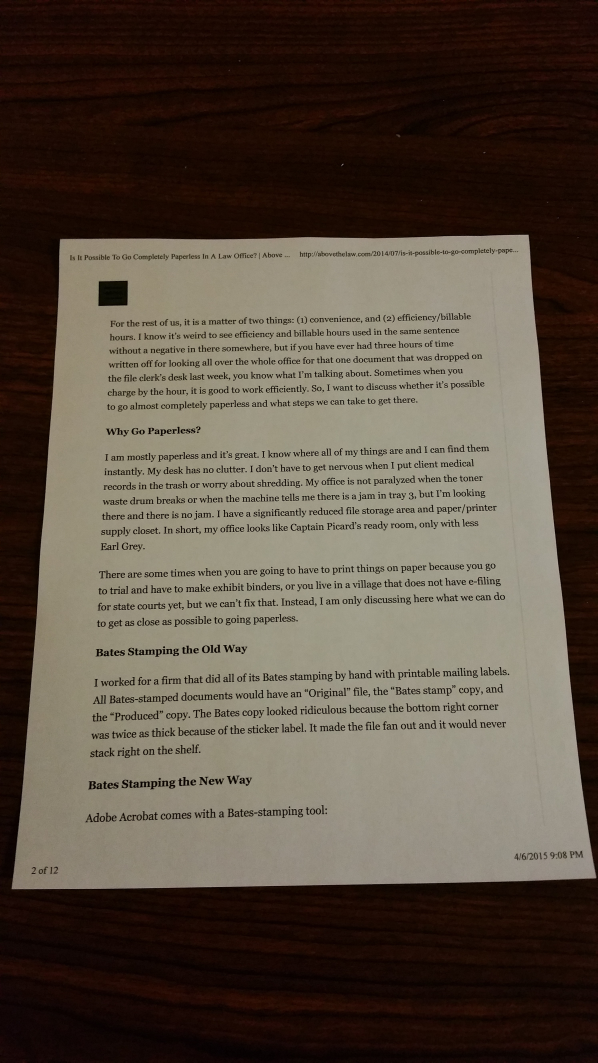
#> input picture sample.jpg, 2988 x 5312 px (shown at 1/5 size)
$ python scan.py   (older library calls are emulated)
#> lines starting #> are read from the running program, lines starting #| are printed output that depends on the picture; after the words box and inside, x2 and y2 are one past the last pixel; in counts of white or black regions, pixels touching at a corner belong together
### four_point_transform.py
import numpy as np
import cv2
from PIL import Image

def order_points(pts):
	# initialzie a list of coordinates that will be ordered
	# such that the first entry in the list is the top-left,
	# the second entry is the top-right, the third is the
	# bottom-right, and the fourth is the bottom-left
	rect = np.zeros((4, 2), dtype = "float32")
	# the top-left point will have the smallest sum, whereas
	# the bottom-right point will have the largest sum
	s = pts.sum(axis = 1)
	rect[0] = pts[np.argmin(s)]
	rect[2] = pts[np.argmax(s)]
	# now, compute the difference between the points, the
	# top-right point will have the smallest difference,
	# whereas the bottom-left will have the largest difference
	diff = np.diff(pts, axis = 1)
	rect[1] = pts[np.argmin(diff)]
	rect[3] = pts[np.argmax(diff)]
	# return the ordered coordinates
	return rect

def four_point_transform(image, pts):
	# obtain a consistent order of the points and unpack them
	# individually
	rect = order_points(pts)
	(tl, tr, br, bl) = rect
	# compute the width of the new image, which will be the
	# maximum distance between bottom-right and bottom-left
	# x-coordiates or the top-right and top-left x-coordinates
	widthA = np.sqrt(((br[0] - bl[0]) ** 2) + ((br[1] - bl[1]) ** 2))
	widthB = np.sqrt(((tr[0] - tl[0]) ** 2) + ((tr[1] - tl[1]) ** 2))
	maxWidth = max(int(widthA), int(widthB))
	# compute the height of the new image, which will be the
	# maximum distance between the top-right and bottom-right
	# y-coordinates or the top-left and bottom-left y-coordinates
	heightA = np.sqrt(((tr[0] - br[0]) ** 2) + ((tr[1] - br[1]) ** 2))
	heightB = np.sqrt(((tl[0] - bl[0]) ** 2) + ((tl[1] - bl[1]) ** 2))
	maxHeight = max(int(heightA), int(heightB))
	# now that we have the dimensions of the new image, construct
	# the set of destination points to obtain a "birds eye view",
	# (i.e. top-down view) of the image, again specifying points
	# in the top-left, top-right, bottom-right, and bottom-left
	# order
	dst = np.array([
		[0, 0],
		[maxWidth - 1, 0],
		[maxWidth - 1, maxHeight - 1],
		[0, maxHeight - 1]], dtype = "float32")
	# compute the perspective transform matrix and then apply it
	M = cv2.getPerspectiveTransform(rect, dst)
	warped = cv2.warpPerspective(image, M, (maxWidth, maxHeight))
	# return the warped image
	return warped

def resize(image_pil, width, height):
    '''
    Resize PIL image keeping ratio and using white background.
    '''
    ratio_w = width / image_pil.width
    ratio_h = height / image_pil.height
    if ratio_w < ratio_h:
        # It must be fixed by width
        resize_width = width
        resize_height = round(ratio_w * image_pil.height)
    else:
        # Fixed by height
        resize_width = round(ratio_h * image_pil.width)
        resize_height = height
    image_resize = image_pil.resize((resize_width, resize_height), Image.ANTIALIAS)
    background = Image.new('RGBA', (width, height), (255, 255, 255, 255))
    offset = (round((width - resize_width) / 2), round((height - resize_height) / 2))
    background.paste(image_resize, offset)
    return background.convert('RGB')

### scan.py
import cv2
import os
import numpy as np
from matplotlib import pyplot as plt
from four_point_transform import four_point_transform, resize
from PIL import Image
from fpdf import FPDF


img = cv2.imread('sample.jpg',0)
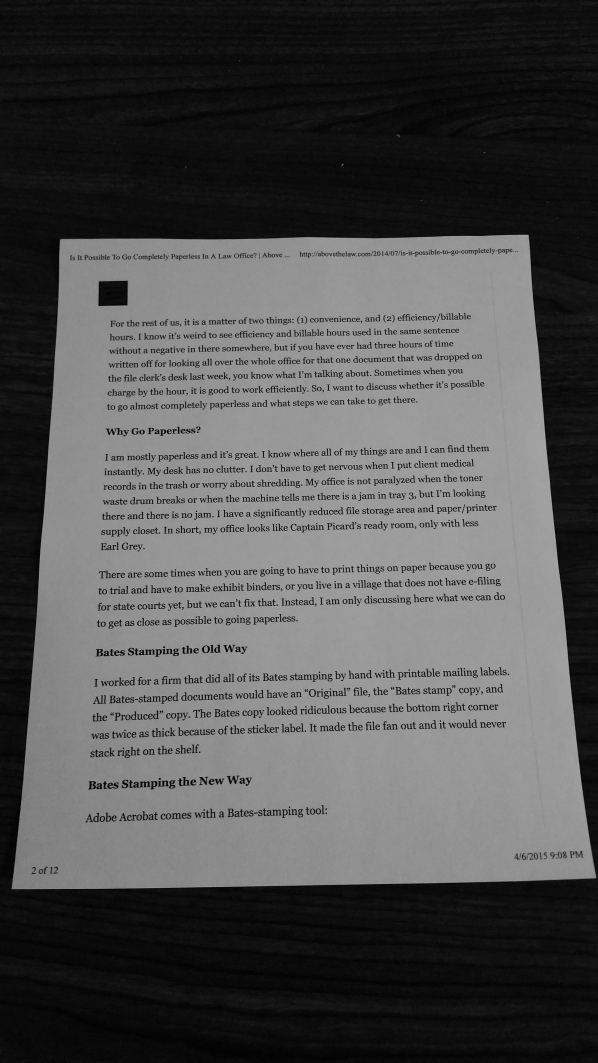
#> img: shape (5312, 2988) (shown at 1/5 size); min 0, max 212, mean 80.9

thresh = cv2.adaptiveThreshold(img, 255, cv2.ADAPTIVE_THRESH_GAUSSIAN_C, cv2.THRESH_BINARY, 21, 15)
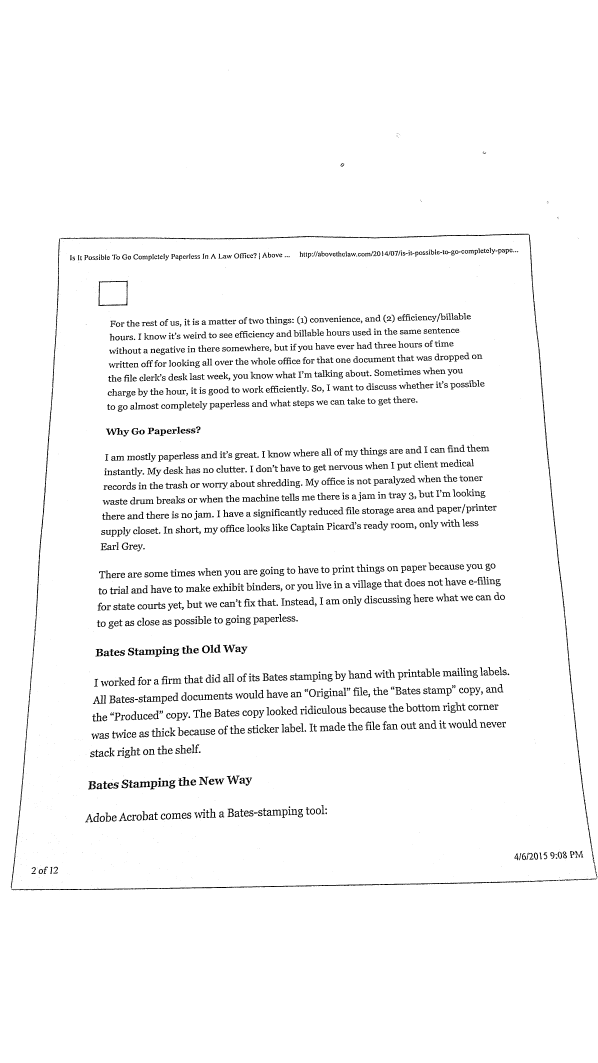
#> thresh: shape (5312, 2988) (shown at 1/5 size); 96.8% white; 2079 black regions (352 under 20 px), largest, box (x1, y1, x2, y2) and area: (53, 1169, 2974, 4446) 35816, (57, 4392, 2985, 4451) 11932, (492, 1403, 640, 1530) 2210

edges = np.array([
		[340, 1198],
		[2625, 1184],
		[2956, 4331],
		[81, 4403]], dtype = "float32")

newimg = four_point_transform(thresh, edges)
#> in four_point_transform, `warped = cv2.warpPerspective(image, M, (maxWidth, maxHeight))`:
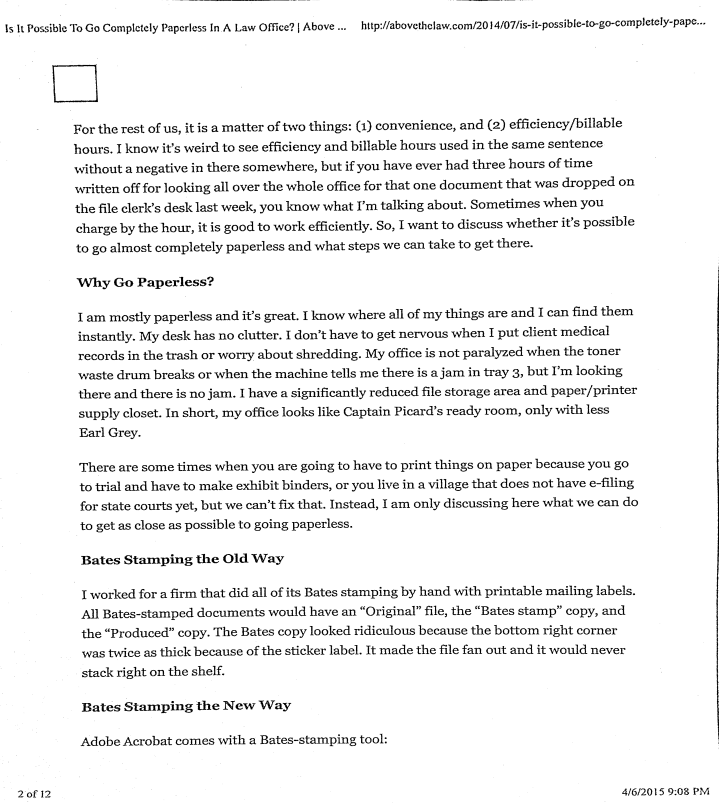
#> warped: shape (3215, 2875) (shown at 1/4 size); min 0, max 255, mean 240.2


savedImage = "scanned.jpg"
cv2.imwrite(savedImage, newimg)

im1 = Image.open(savedImage)

pdfname="scanned.pdf"
im1 = resize(im1, 2480, 3508)
#> in resize, `image_resize = image_pil.resize((resize_width, resize_height), Image.A..`:
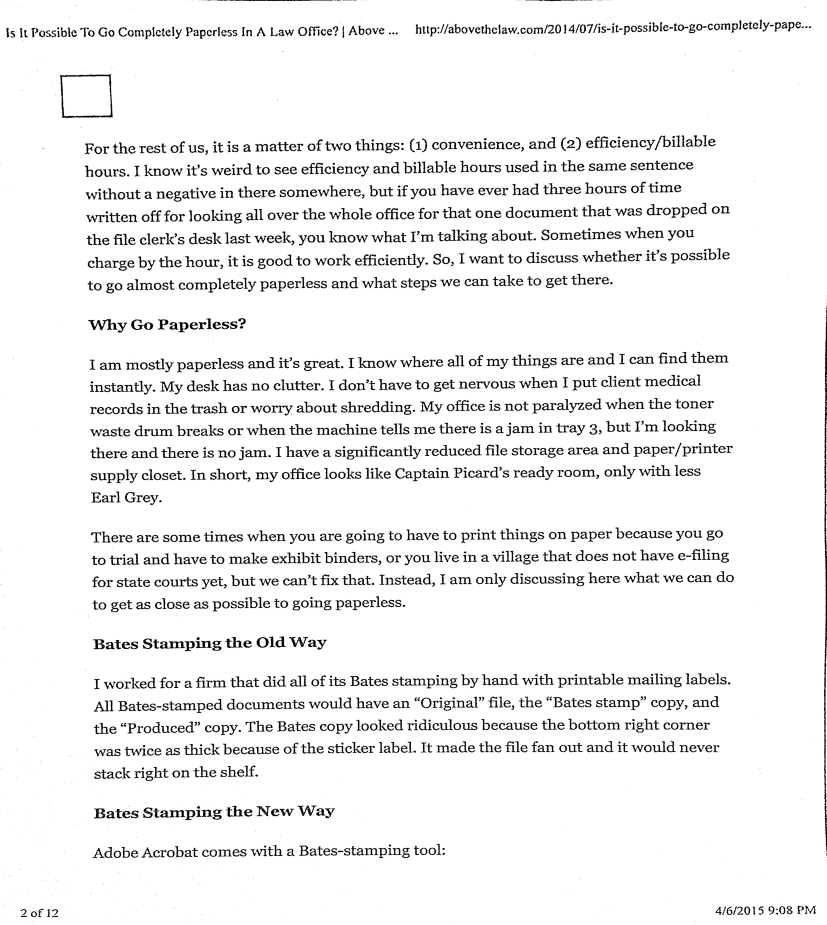
#> image_resize: PIL image 2480x2773 L (shown at 1/3 size); min 0, max 255, mean 240.1
#> in resize, `background = Image.new('RGBA', (width, height), (255, 255, 255, 255))`: background: PIL image 2480x3508 RGBA; every value is 255
#> in resize, `background.paste(image_resize, offset)`:
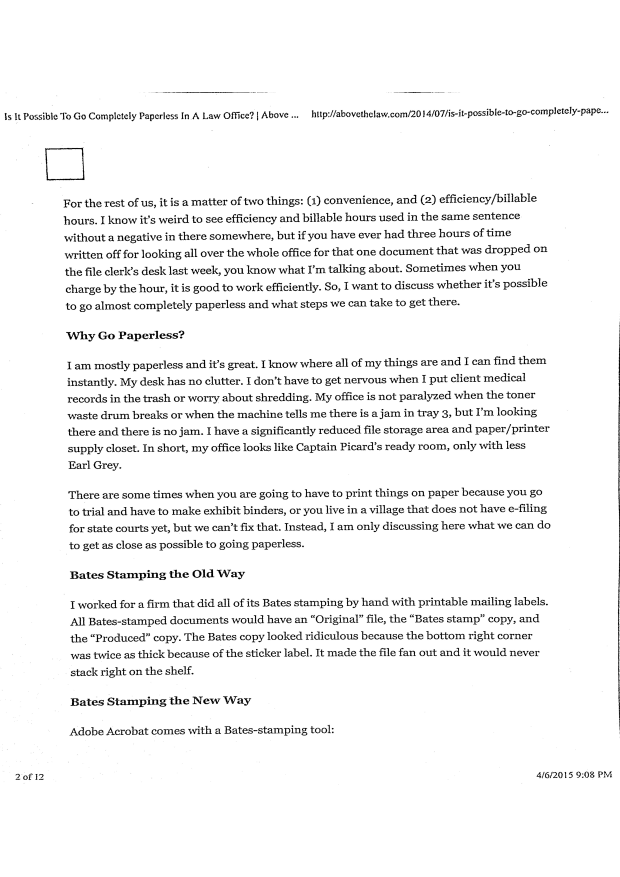
#> background: PIL image 2480x3508 RGBA (shown at 1/4 size); mean R, G, B, A 243.2, 243.2, 243.2, 255
im1.save(pdfname, "PDF", resolution=300.0, save_all=True)


plt.subplot(121),plt.imshow(img, cmap='gray')
plt.title('Original Image'), plt.xticks([]), plt.yticks([])
plt.subplot(122),plt.imshow(newimg,cmap = 'gray')
plt.title('Edge Image'), plt.xticks([]), plt.yticks([])

plt.show()
